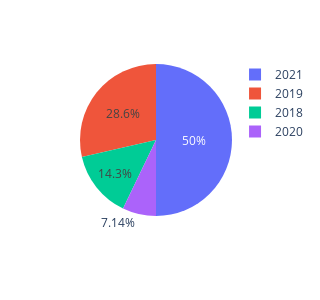

The notebook cell this image was saved under:
### Markdown cell above
## Criando um gráfico de pizza
https://plotly.com/python/pie-charts/ <br>
https://plotly.com/python/reference/pie/

### Code cell
dados_x=[ '2018' , '2019','2020' , '2021']
dados_y = [10, 20, 5, 35]

fig = px.pie(names = dados_x, values=dados_y, width = 300 , height = 300)
fig.show()

### Figure 1 — Plotly figure (JSON) as saved in the notebook; plotly's stock layout.template omitted (floating-point values rounded to 4 significant figures)
{"data": [{"domain": {"x": [0, 1], "y": [0, 1]}, "hovertemplate": "label=%{label}<br>value=%{value}<extra></extra>", "labels": ["2018", "2019", "2020", "2021"], "legendgroup": "", "name": "", "showlegend": true, "type": "pie", "values": [10, 20, 5, 35]}], "layout": {"height": 300, "legend": {"tracegroupgap": 0}, "margin": {"t": 60}, "width": 300}}
